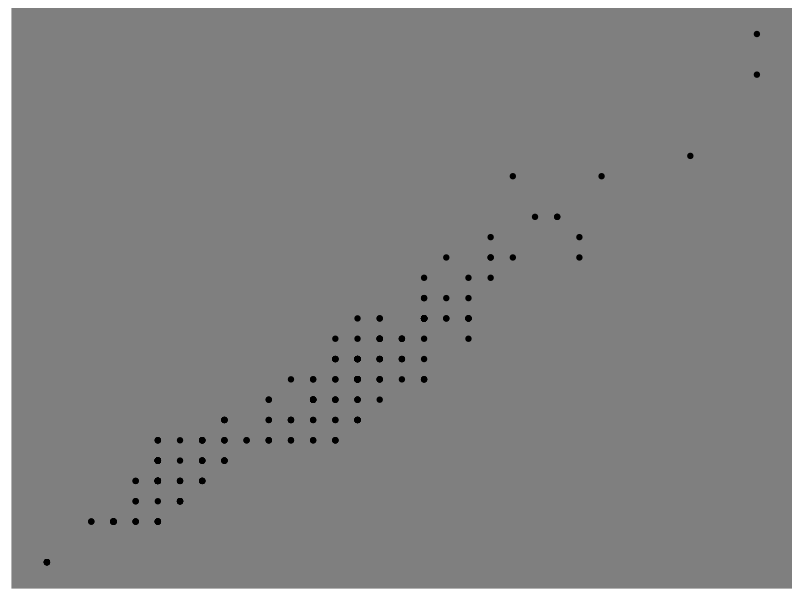
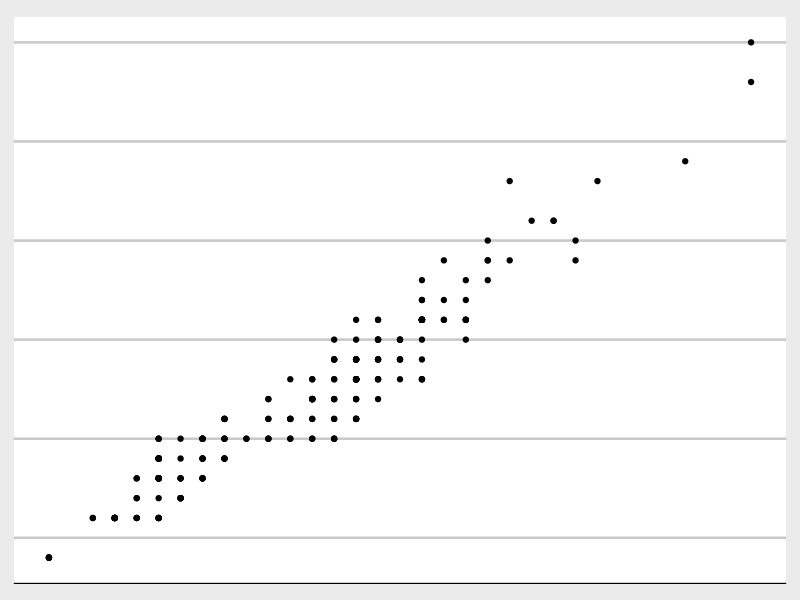
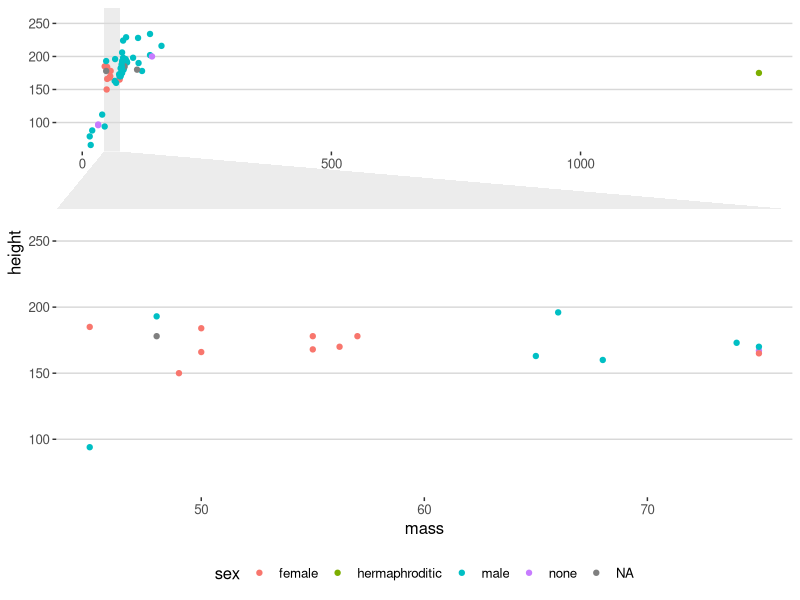
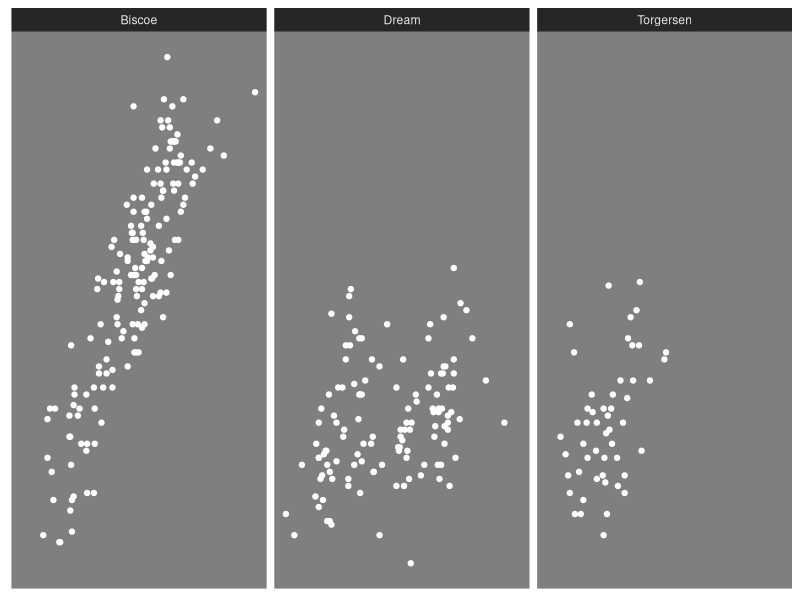
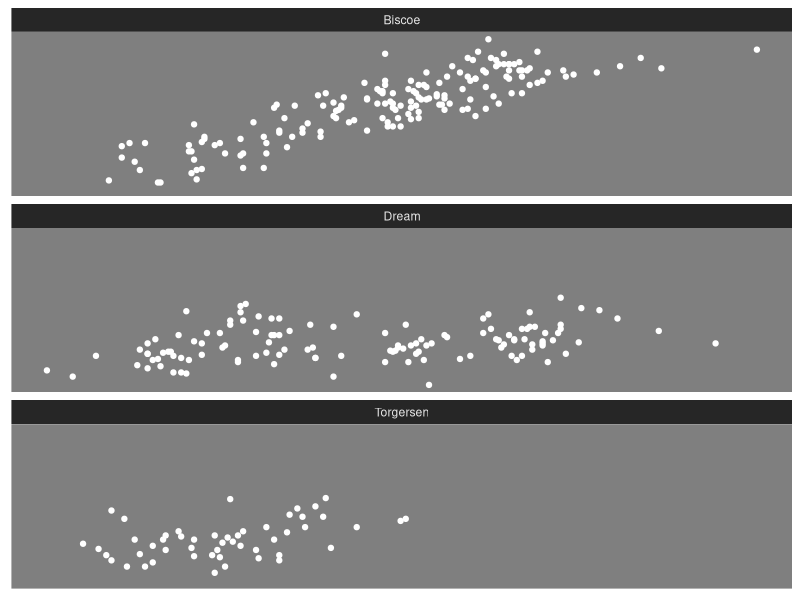
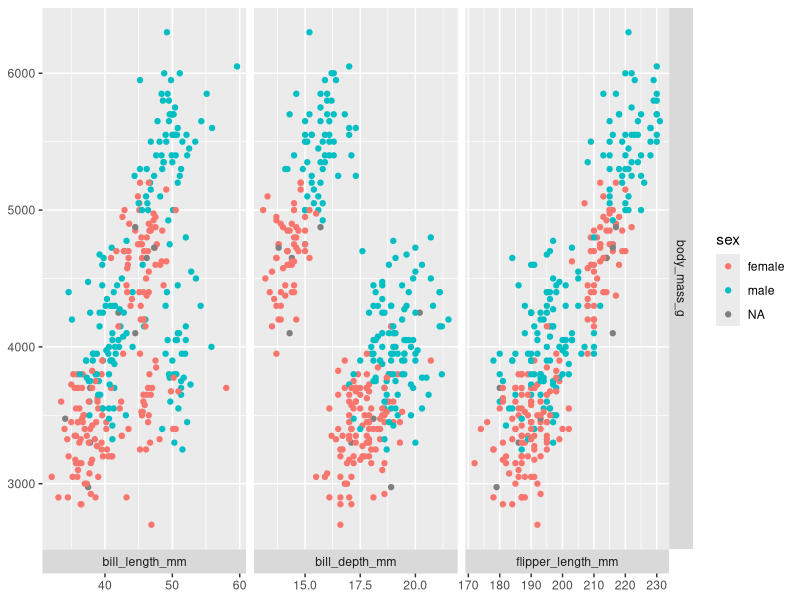
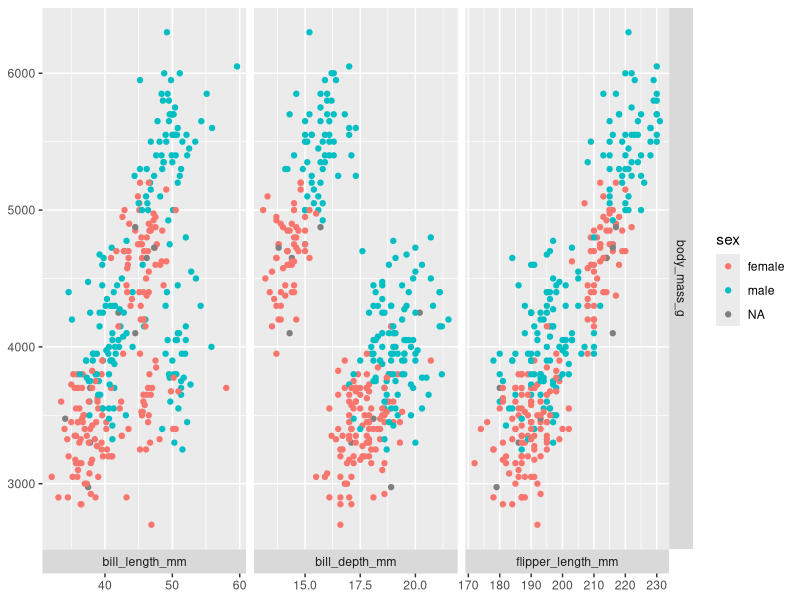
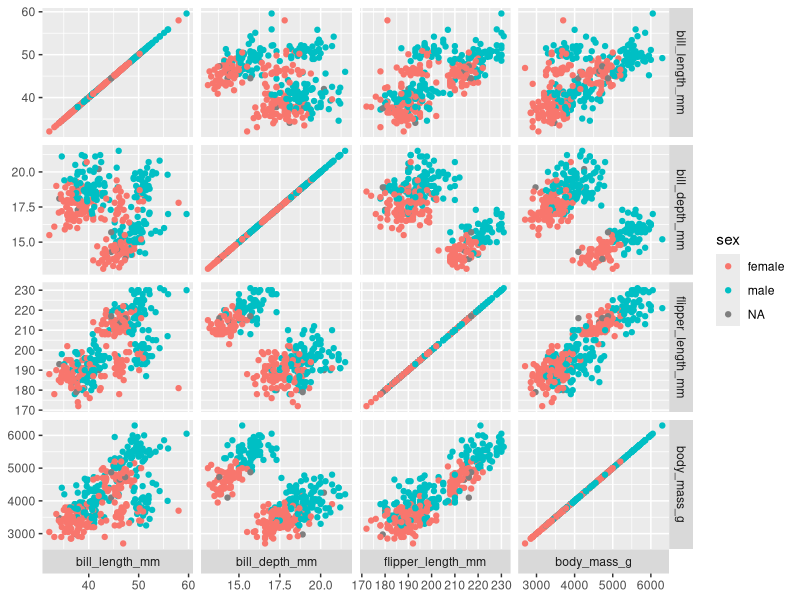

Reproduce these figures in R, in order.
## ---- chunk 1
library(tidyverse)
library(ggforce)

ggplot(mpg, aes(hwy, cty)) +
  geom_point() +
  theme_no_axes(base.theme = theme_dark()) 

## ---- chunk 2

ggplot(mpg, aes(hwy, cty)) +
  geom_point() +
  theme_no_axes(base.theme = ggthemes::theme_economist_white()) 

## ---- chunk 3



ggplot(starwars, aes(mass, height, col = sex)) + 
  geom_point(na.rm = TRUE) +
  facet_zoom(x = sex == "female", zoom.size = 2) +
  ggthemes::theme_hc()


## ---- chunk 4

library(palmerpenguins)

ggplot(penguins) +
  geom_point(aes(bill_length_mm, body_mass_g), col = "white", na.rm = TRUE) +
  facet_row(~island) +
  theme_no_axes(base.theme = theme_dark()) 


## ---- chunk 5

ggplot(penguins) +
  geom_point(aes(bill_length_mm, body_mass_g), col = "white", na.rm = TRUE) +
  facet_col(~island) +
  theme_no_axes(base.theme = theme_dark()) 


## ---- chunk 6

ggplot(penguins, aes(x = .panel_x, y = .panel_y, col = sex)) +
  geom_point(na.rm = TRUE) +
  facet_matrix(rows = vars(body_mass_g), 
               cols = vars(bill_length_mm, bill_depth_mm, flipper_length_mm), 
               switch = "x")
## ---- chunk 7

ggplot(penguins, aes(col = sex)) +
  geom_autopoint(na.rm = TRUE) +
  facet_matrix(rows = vars(body_mass_g), 
               cols = vars(bill_length_mm, bill_depth_mm, flipper_length_mm), 
               switch = "x")
## ---- chunk 8

ggplot(penguins, aes(col = sex)) +
  geom_autopoint(na.rm = TRUE) +
  facet_matrix(rows = vars(bill_length_mm:body_mass_g),
               switch = "x")


## ---- chunk 9

ggplot(penguins %>% drop_na(), aes(col = sex)) +
  geom_autopoint() +
  facet_matrix(rows = vars(island:body_mass_g),
               switch = "x") +
  theme(axis.text.x = element_text(angle = 90))


